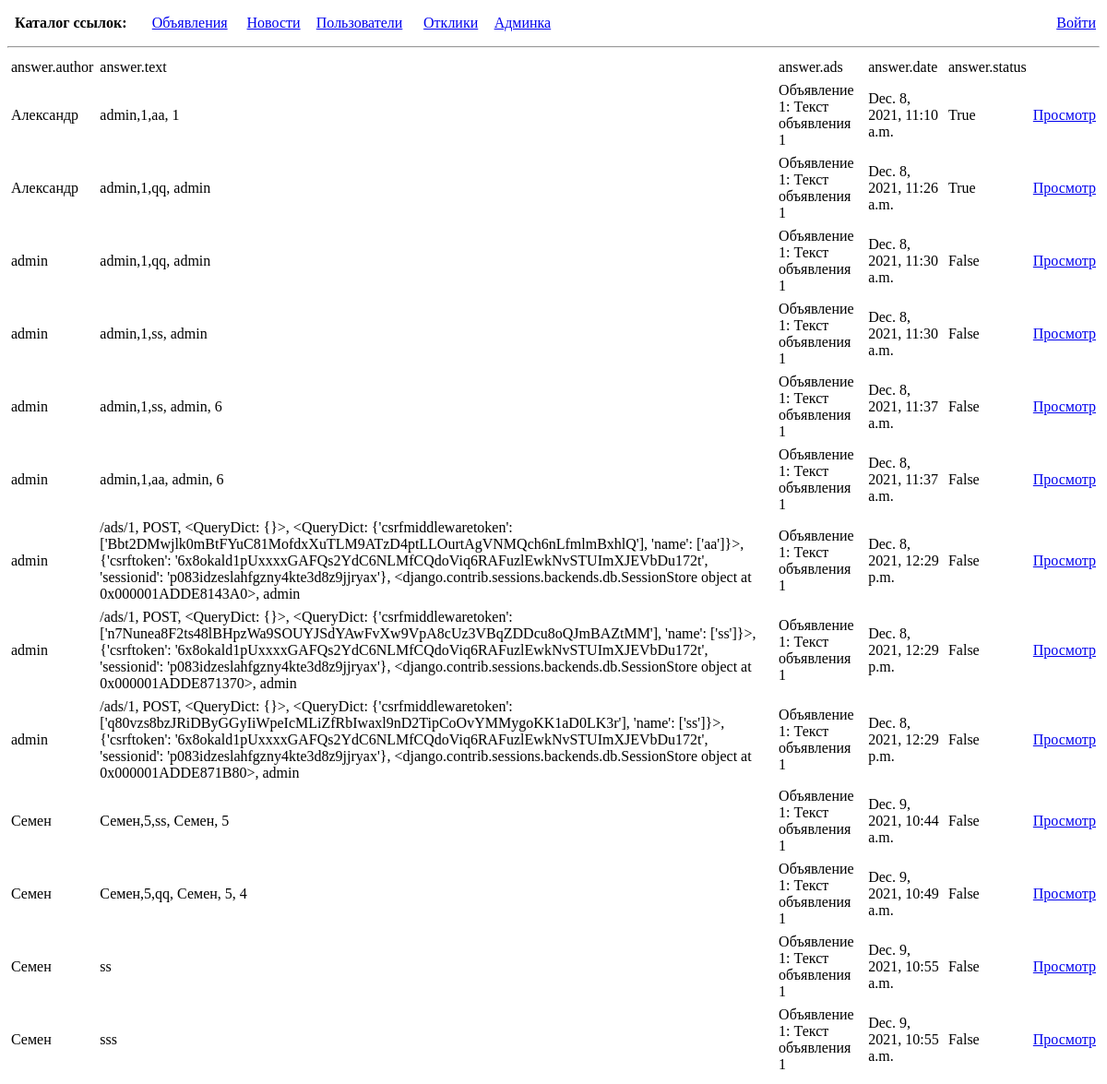
Before: /answers/ with the older database file.
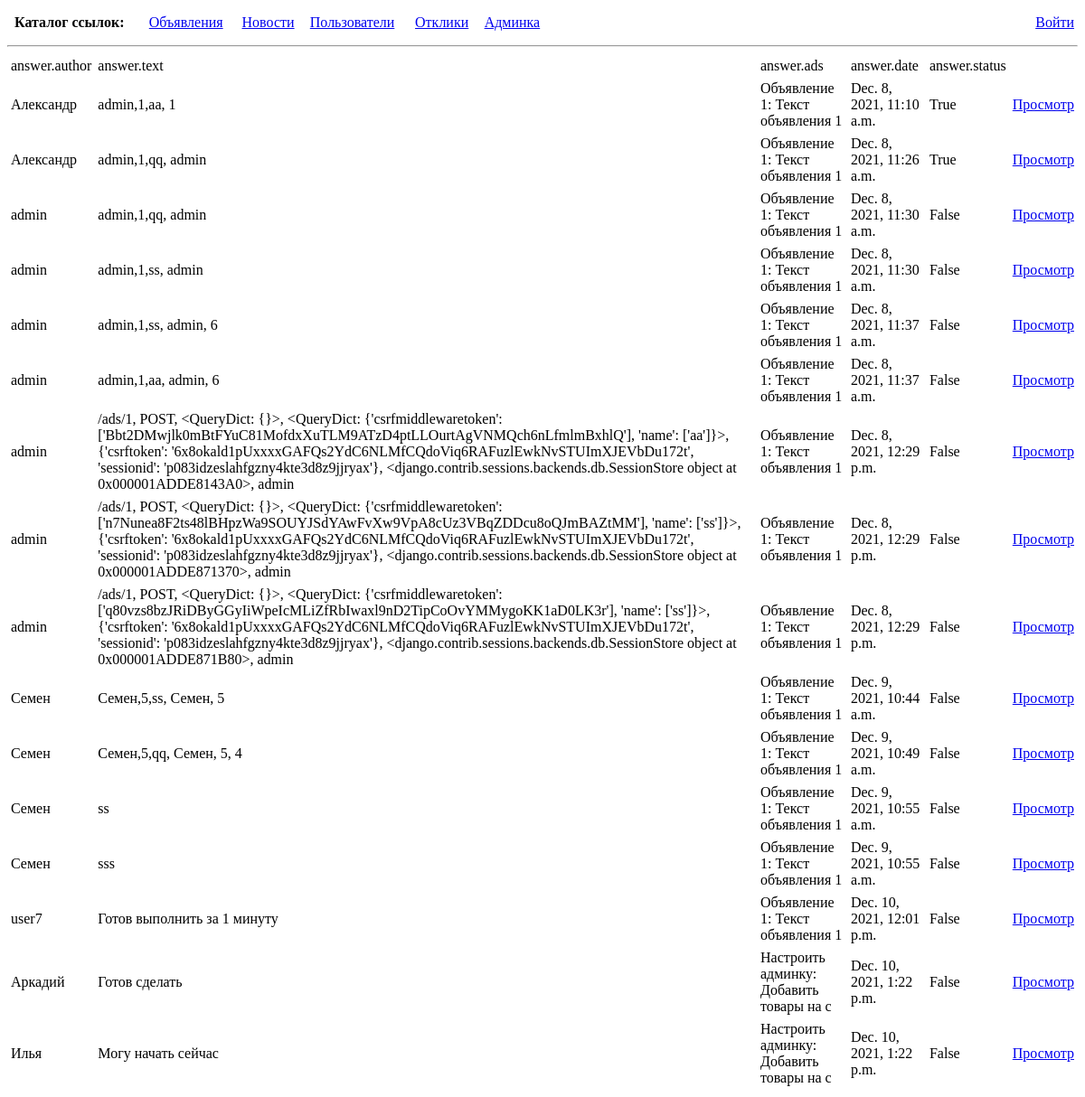
After: the same page with the newer database file.
### ads/models.py (models this page shows, shortened)
class Answer(models.Model):
    author = models.ForeignKey(Author, on_delete=models.CASCADE)
    text = models.TextField()
    ads = models.ForeignKey(Ads, on_delete=models.CASCADE)
    date = models.DateTimeField(auto_now_add=True)
    status = models.BooleanField(default=False)

class Author(models.Model):
    authorUser = models.OneToOneField(User, on_delete=models.CASCADE)
    def __str__(self):
        return f'{self.authorUser}'

class Ads(models.Model):
    author = models.ForeignKey(Author, on_delete=models.CASCADE)
    title = models.CharField(max_length=128)
    text = models.TextField()
    category = models.ForeignKey(Category, on_delete=models.CASCADE)
    date = models.DateTimeField(auto_now_add=True)
    body = RichTextUploadingField(blank=True, null=True)
    def __str__(self):
        return f'{self.title}: {self.text[:20]}'

### ads/views.py (the view)
# urls.py: path('answers/', AnswerList.as_view(), name='answers'),
class AnswerList(ListView):
    model = Answer
    template_name = 'answer-list.html'
    ordering = ['date']
    def get_context_data(self, **kwargs):
        context = super().get_context_data(**kwargs)
        context['answers'] = Answer.objects.all()
        context['ads'] = Ads.objects.all()
        return context

### templates/answer-list.html (shortened to what this page needs)
{% extends 'default.html' %}
{% block content %}
<table>
    <tr>
        <td>
            answer.author
        </td>
        <td>
            answer.text
        </td>
        <td>
            answer.ads
        </td>
        <td>
            answer.date
        </td>
        <td>
            answer.status
        </td>
        <td></td>
    </tr>
    {% for answer in answers %}
    <tr>
        <td>
            {{ answer.author }}
        </td>
        <td>
            {{ answer.text }}
        </td>
        <td>
            {{ answer.ads }}
        </td>
        <td>
            {{ answer.date }}
        </td>
        <td>
            {{ answer.status }}
        </td>
        <td>
            <a href="{% url 'answer' answer.id %}">Просмотр</a>
        </td>
    </tr>
    {% endfor %}
</table>
{% endblock content %}

### templates/default.html (shortened to what this page needs)
<!DOCTYPE html>
{% load static %}
<html lang="en">
<head>
</head>
<body>
    <table border="1">
        <tr>
            <td width="600">
    <table cellpadding="15">
        <tr>
            <td><b>Каталог ссылок:</b></td>
            <td><a href="{% url 'ads_list' %}">Объявления</a></td>
            <td><a href="{% url 'news_list' %}">Новости</a></td>
            <td><a href="{% url 'users' %}">Пользователи</a></td>
            <td><a href="{% url 'answers' %}">Отклики</a></td>
            <td><a href="/admin"  target="_blank">Админка</a></td>
        </tr>
    </table>
            </td>
            <td align="right">
                {% if user.is_authenticated %}
                    <p>Вы вошли как, <b>{{ request.user.username }}</b> /
                        <a href="{% url 'accounts' %}">Личный кабинет</a> /
                    <a href="{% url 'logout' %}">Выйти</a></p>
                {% else %}
                    <a href="{% url 'login' %}">Войти</a>
                {% endif %}
            </td>
        </tr>
    </table>
    <hr>
{% block content %}{% endblock content %}
</body>
</html>

### templates/default.html (style rules this page uses)
TABLE { width: 100%; border-collapse: collapse; }
TD, TH { padding: 3px; border: 1px solid white; }

Changed rows visible on the page:
added Answer: author "user7", text "Готов выполнить за 1 минуту", ads "Объявление 1: Текст объявления 1", date "Dec. 10, 2021, 12:01 p.m.", status "False"
added Answer: author "Аркадий", text "Готов сделать", ads "Настроить админку: Добавить товары на с", date "Dec. 10, 2021, 1:22 p.m.", status "False"
added Answer: author "Илья", text "Могу начать сейчас", ads "Настроить админку: Добавить товары на с", date "Dec. 10, 2021, 1:22 p.m.", status "False"
